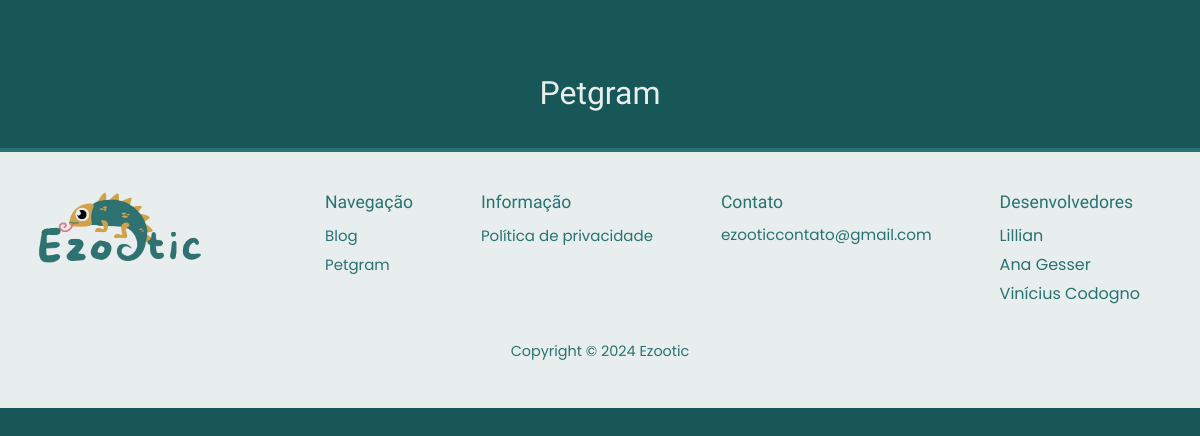
/mamiferos/petgram/, run on an earlier commit of the app's database.
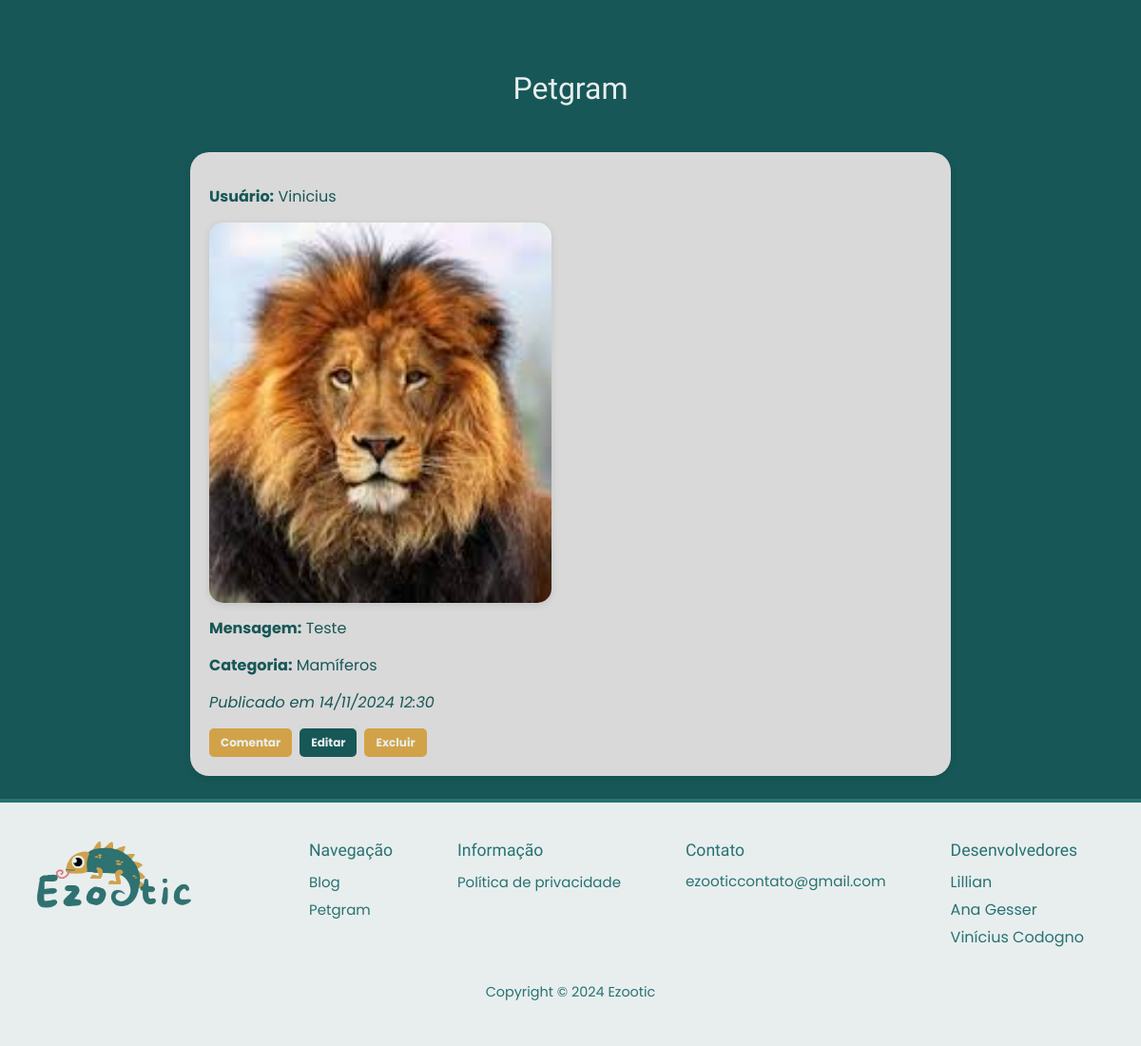
And on a later commit of the database.
### app/models.py (models this page shows, shortened)
class Petgram(db.Model):
    id = db.Column(db.Integer, primary_key=True)
    mensagem = db.Column(db.Text, nullable=False)
    user_id = db.Column(db.Integer, db.ForeignKey('user.id'), nullable=False)
    comentarios = db.relationship('ComentarioPetgram', backref='petgram', lazy=True)
    imagem = db.Column(db.String, nullable=True)
    categoria_petgram = db.Column(db.String(50), nullable=True)
    data_criacao = db.Column(db.DateTime, default=datetime.utcnow)

class User(db.Model, UserMixin):
    id = db.Column(db.Integer, primary_key=True)
    nome = db.Column(db.String, nullable=True)
    sobrenome = db.Column(db.String, nullable=True)
    email = db.Column(db.String, nullable=True)
    senha = db.Column(db.String, nullable=True)
    posts = db.relationship('Post', backref='user', lazy=True)
    petgrams = db.relationship('Petgram', backref='user', lazy=True)
    comentarios_petgram = db.relationship('ComentarioPetgram', backref='user', lazy=True)

### app/views.py (the view)
@app.route('/mamiferos/petgram/')
def mamiferos_petgram():
    petgrams = Petgram.query.filter_by(categoria_petgram='Mamíferos').all()
    return render_template('petgram/petgram_mamiferos.html', petgrams=petgrams)

### app/templates/petgram/petgram_mamiferos.html (shortened to what this page needs)
{% extends 'base.html' %}
{% block content %}
    <div class="container">
        <div class="row mt-4">
            <h2 class="ultimas-postagens w-100 text-center">Petgram</h2>
            <div class="col-12">
                <table class="table">
                    <tbody>
                        {% for linha in petgrams %}
                        <tr>
                            <td colspan="4">
                                <div class="post-estrutura">
                                    <p><strong>Usuário:</strong> {{ linha.user.nome }}</p>
                                    {% if linha.imagem %}
                                        <img class="img-post" src="{{ url_for('static', filename='uploads/' ~ linha.imagem) }}" alt="Imagem do Petgram" class="img-fluid mb-2" style="width: 30vw; height: 50vh;">
                                    {% endif %}
                                    <p><strong>Mensagem:</strong> {{ linha.mensagem }}</p>
                                    <p><strong>Categoria:</strong> {{ linha.categoria_petgram }}</p>
                                    <p><em>Publicado em
                                        {{ linha.data_criacao.strftime('%d/%m/%Y %H:%M') if linha.data_criacao else "Data não disponível" }}
                                    </em></p>
                                    <div class="d-flex align-items-center">
                                        <button class="btn btn-comentar btn-sm me-2" data-bs-toggle="modal" data-bs-target="#comentariosModal{{ linha.id }}">
                                           Comentar
                                        </button>
                                        <a href="{{ url_for('editar_petgram', petgram_id=linha.id) }}" class="btn btn-editar btn-sm me-2">Editar</a>
                                        <form action="{{ url_for('excluir_petgram', petgram_id=linha.id) }}" method="POST" style="display:inline;">
                                            <button type="submit" class="btn btn-excluir btn-sm">Excluir</button>
                                        </form>
                                    </div>
                                </div>
                            </td>
                        </tr>
                        {% endfor %}
                    </tbody>
                </table>
            </div>
        </div>
    </div>
{% include 'footer.html' %}
{% endblock %}

What changed in the data, as far as the page shows it:
now on this page (row edited): Petgram: user.nome "Vinicius", imagem (picture), mensagem "Teste", categoria_petgram "Mamíferos", data_criacao "14/11/2024 12:30"
